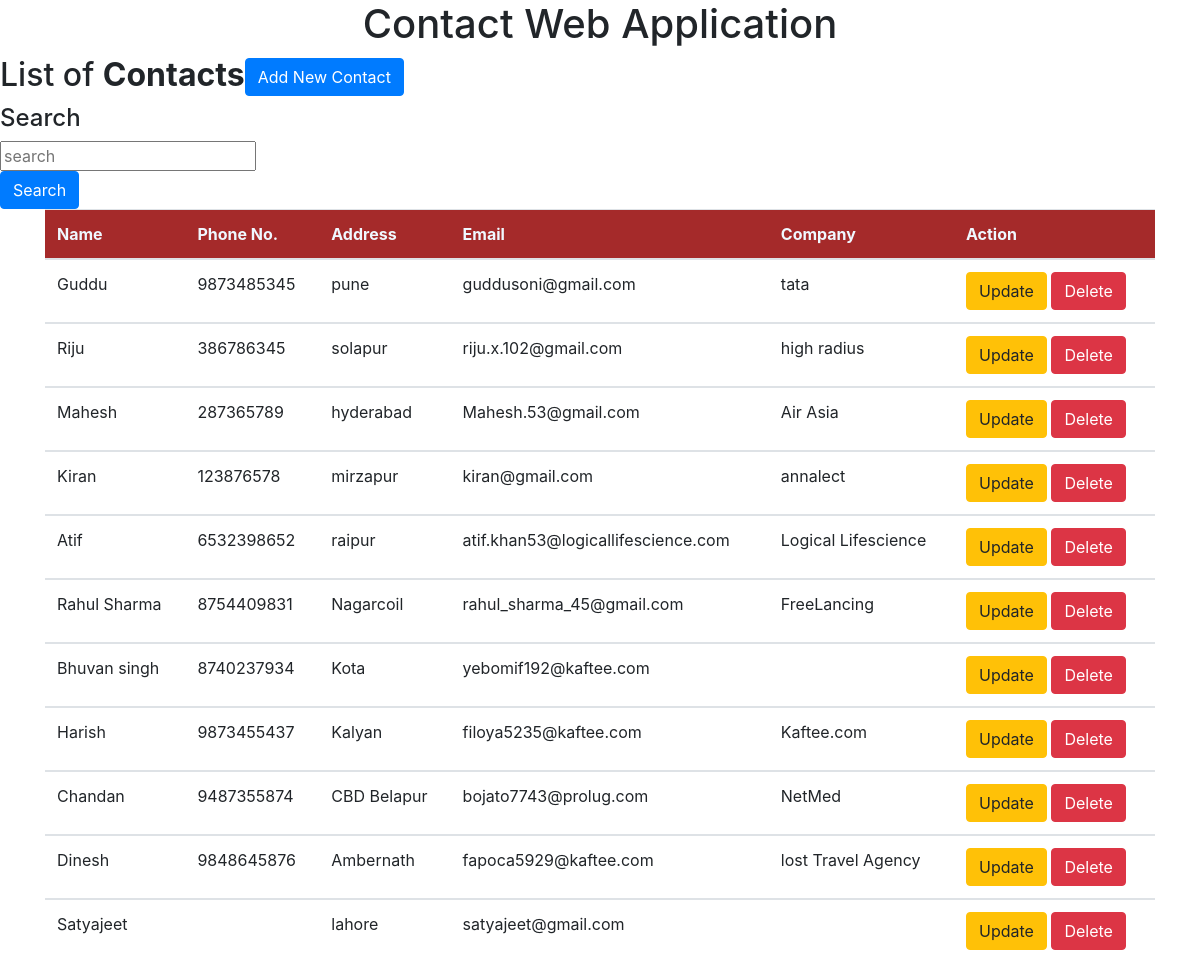
Screenshot of /update_list with the database file from the repository.
### details.py (models this page shows, shortened)
class Contact(db.Model):
    __tablename__ = "Contacts"
    srno = db.Column(db.Integer, primary_key=True)
    name = db.Column(db.String(70), unique=True, nullable=False)
    number = db.Column(db.Text, unique=True, nullable=False)
    address = db.Column(db.String(200), nullable=False)
    email_id = db.Column(db.Text, nullable=False)
    Company = db.Column(db.String(40), nullable=False)

### details.py (the view)
@app.route("/update_list",methods = ['GET', 'POST'])
def c_update():
    if request.method == 'POST': #getting this post the form
        my_Contact = Contact.query.get(request.form.get('srno'))
        my_Contact.name = request.form['name']
        my_Contact.number= request.form['ph_no']
        my_Contact.address= request.form['address']
        my_Contact.email_id= request.form['for_email']
        my_Contact.Company= request.form['company']
        db.session.commit()
        return redirect(url_for('details'))
    else:
        return render_template('home.html',contact=Contact.query.all())

### templates/home.html (shortened to what this page needs)
<!DOCTYPE html>
<html lang="en">
<head>
    <link rel="stylesheet" href="https://cdn.jsdelivr.net/npm/bootstrap@4.3.1/dist/css/bootstrap.min.css">
</head>
<body>
    <div class="well text-center" style>
        <h1> Contact Web Application </h1>
    </div>
        <h2>List of <b>Contacts</b><button type="button" class="btn btn-primary float-center" data-toggle="modal" data-target="#exampleModal" data-whatever="@mdo">Add New Contact</button></h2>
        <div class="sidebar-module sidebar-module-insert">
          <h4>Search</h4>
        <form class="fore-inline" method="POST" action=" {{url_for('search')}}">
          <div class="fore-group">
          <input type="text" class="fore-control" name="search" id="query" placeholder="search">
          </div>
          <button type="submit" class="btn btn-primary">Search</button>
        </form>
      </div>
<div class="container">
          <table class="table">
              <thead style="background-color: brown;color: aliceblue;">
                <th>Name</th>
                <th>Phone No.</th>
                <th>Address</th>
                <th>Email</th>
                <th>Company</th>
                <th>Action</th>
              </thead>
            <tbody>
              {% for j in contact %}
              <tr>
              <td>{{j.name}}</td>
              <td>{{j.number}}</td>
              <td>{{j.address}}</td>
              <td>{{j.email_id}}</td>
              <td>{{j.Company}}</td>
              <td>
                <a href="/update_list/{{j.srno}}" class="btn btn-warning btn-xs" data-toggle="modal" data-target="#modaledit{{j.srno}}">Update</a>
                <a href="/delete/{{j.srno}}" class="btn btn-danger btn xs" >Delete</a>
              </td>
            </tbody>
          <div>
{% endfor %}
</table>
</body>
</html>

### rows the page displays
Contact: name "Guddu", number "9873485345", address "pune", email_id "guddusoni@gmail.com", Company "tata"
Contact: name "Riju", number "386786345", address "solapur", email_id "riju.x.102@gmail.com", Company "high radius"
Contact: name "Mahesh", number "287365789", address "hyderabad", email_id "Mahesh.53@gmail.com", Company "Air Asia"
Contact: name "Kiran", number "123876578", address "mirzapur", email_id "kiran@gmail.com", Company "annalect"
Contact: name "Atif", number "6532398652", address "raipur", email_id "atif.khan53@logicallifescience.com", Company "Logical Lifescience"
Contact: name "Rahul Sharma", number "8754409831", address "Nagarcoil", email_id "rahul_sharma_45@gmail.com", Company "FreeLancing"
Contact: name "Bhuvan singh", number "8740237934", address "Kota", email_id "yebomif192@kaftee.com"
Contact: name "Harish", number "9873455437", address "Kalyan", email_id "filoya5235@kaftee.com", Company "Kaftee.com"
Contact: name "Chandan", number "9487355874", address "CBD Belapur", email_id "bojato7743@prolug.com", Company "NetMed"
Contact: name "Dinesh", number "9848645876", address "Ambernath", email_id "fapoca5929@kaftee.com", Company "lost Travel Agency"
Contact: name "Satyajeet", address "lahore", email_id "satyajeet@gmail.com"
